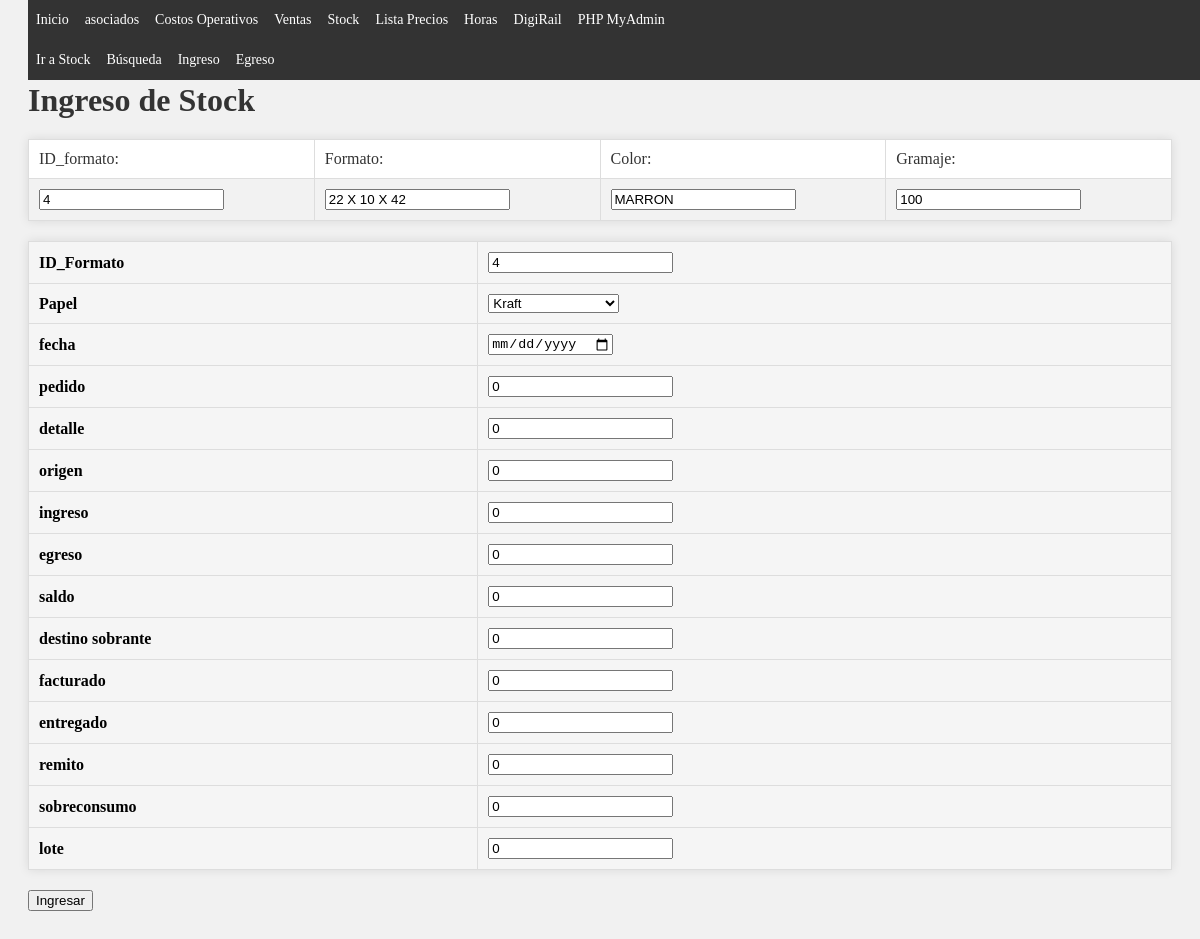
Screenshot of /Stock/input.php?ID_formato=4 with the database file from the repository.
### tables this page shows
CREATE TABLE `tabla_1` (
  `ID_formato` int(11) NOT NULL,
  `formato` varchar(14) NOT NULL,
  `ancho` int(11) NOT NULL,
  `fuelle` int(11) NOT NULL,
  `alto` int(11) NOT NULL,
  `color` varchar(11) NOT NULL,
  `gramaje` int(11) NOT NULL,
  `cantidades` int(11) NOT NULL,
  `manijas` bit(1) NOT NULL,
  `fechatiempo` timestamp NULL DEFAULT CURRENT_TIMESTAMP ON UPDATE CURRENT_TIMESTAMP
);

### Stock/input.php (the view, shortened to what this page needs)
<!DOCTYPE html>
<html>
<head>
    <link rel="stylesheet" href="../CSS/style.css">
    <?php
    require "../includes/header.php";
    require_once 'conn.php';
    $ID_formato = $_GET['ID_formato'];
    $query  = "SELECT * FROM tabla_1 WHERE ID_formato = $ID_formato";
    $result = mysqli_query($conn, $query);
    $row    = mysqli_fetch_assoc($result);
    if ($row) {
        $formato    = $row['formato'];
        $color      = $row['color'  ];
        $gramaje    = $row['gramaje'];
    } else {
        $formato    = "";
        $color      = "";
        $gramaje    = "";
    }
    ?>
</head>
<body>
<div class='topnav2'>
    <ul>
        <li class="<?php echo (basename($_SERVER['PHP_SELF']) == '../stock.php')       ? 'active' : ''; ?>">   <a href='../stock.php'                                             >Ir a Stock    </a></li>
        <li class="<?php echo (basename($_SERVER['PHP_SELF']) == 'busqueda.php')    ? 'active' : ''; ?>">   <a href='busqueda.php?ID_formato=   <?php echo $ID_formato;?>'  >Búsqueda       </a></li>
        <li class="<?php echo (basename($_SERVER['PHP_SELF']) == 'ingreso.php')     ? 'active' : ''; ?>">   <a href='ingreso.php?ID_formato=    <?php echo $ID_formato;?>'  >Ingreso        </a></li>
        <li class="<?php echo (basename($_SERVER['PHP_SELF']) == 'egreso.php')      ? 'active' : ''; ?>">   <a href='egreso.php?ID_formato=     <?php echo $ID_formato;?>'  >Egreso         </a></li>
    </ul>
</div>
    <h1>Ingreso de Stock</h1>
    <form action="procesar.php" method="GET">
        <table>
            <tr>
                <td><label for="ID_formato" >ID_formato:    </label></td>
                <td><label for="formato"    >Formato:       </label></td>
                <td><label for="color"      >Color:         </label></td>
                <td><label for="gramaje"    >Gramaje:       </label></td>
            </tr>
            <tr>
                <td><input type="text" id="ID_formato"          name="ID_formato"       value="<?php echo $ID_formato;      ?>" readonly></td>
                <td><input type="text" id="formato"     name="formato"  value="<?php echo $formato; ?>" readonly></td>
                <td><input type="text" id="color"       name="color"    value="<?php echo $color;   ?>" readonly></td>
                <td><input type="text" id="gramaje"     name="gramaje"  value="<?php echo $gramaje; ?>" readonly></td>
            </tr>
        </table>
        <table>
            <tr>
                <th>ID_Formato               </th>
                <th><input type="text" name="ID_formato" id="ID_formato" value=<?php echo $ID_formato; ?> readonly></th>
            </tr>
            <tr>
                <th>Papel               </th>
                <th><select name="papel">
                        <option value="Kraft">Kraft</option>
                    </select>
                </th>
            </tr>
            <tr>
                <th>fecha               </th>
                <th><input type="date" name="fecha" id="fecha" value = "0" ></th>
            </tr>
            <tr>
                <th>pedido              </th>
                <th><input type="number" name="pedido" id="pedido" value = "0" ></th>
            </tr>
            <tr>
                <th>detalle             </th>
                <th><input type="text" name="detalle" id="detalle" value = "0" ></th>
            </tr>
            <tr>
                <th>origen              </th>
                <th><input type="text" name="origen" id="origen" value = "0" ></th>
            </tr>
            <tr>
                <th>ingreso             </th>
                <th><input type="text" name="ingreso" id="ingreso" value = "0" ></th>
            </tr>
            <tr>
                <th>egreso              </th>
                <th><input type="text" name="egreso" id="egreso" value = "0" ></th>
            </tr>
            <tr>
                <th>saldo               </th>
                <th><input type="text" name="saldo" id="saldo" value = "0" ></th>
            </tr>
            <tr>
                <th>destino	sobrante    </th>
                <th><input type="text" name="destino_sobrante" id="destino_sobrante" value = "0" ></th>
            </tr>
            <tr>
                <th>facturado           </th>
                <th><input type="text" name="facturado" id="facturado" value = "0" ></th>
            </tr>
            <tr>
                <th>entregado           </th>
                <th><input type="text" name="entregado" id="entregado" value = "0" ></th>
            </tr>
            <tr>
                <th>remito              </th>
                <th><input type="text" name="remito" id="remito" value = "0" ></th>
            </tr>
            <tr>
                <th>sobreconsumo        </th>
                <th><input type="text" name="sobreconsumo" id="sobreconsumo" value = "0" ></th>
            </tr>
            <tr>
                <th>lote                </th>
                <th><input type="text" name="lote" id="lote" value = "0" ></th>
            </tr>
        </table>
        <input type="submit" name="add" value="Ingresar">
    </form>
</body>
</html>

### CSS/style.css (style rules this page uses)
body { font-family: Arial, sans-serif; background-color: #f4f4f4; color: #333; }
table { border-collapse: collapse; width: 80%; margin: 20px auto; background-color: #ffffff; box-shadow: 0 0 10px rgba(0,0,0,0.1); }
th, td { border: 1px solid #ddd; padding: 8px; text-align: left; }
th { background-color: #e9e9e9; color: #000; }
tr:nth-child(even) { background-color: #f2f2f2; }
body { font-family: Arial, sans-serif; background-color: #f1f1f1; padding: 20px; }
h1 { color: #333; }
table { width: 100%; border-collapse: collapse; margin-top: 20px; }
table th, table td { padding: 10px; text-align: left; border: 1px solid #ddd; }
table th { background-color: #f5f5f5; }
.topnav2 ul { list-style-type: none; margin: 0; padding: 0; overflow: hidden; background-color: #333; position: fixed; top: 0; width: 100%; margin-top: 40px; }
.topnav2 li { float: left; font-size: 16px; }
.topnav2 li a { display: block; color: white; text-align: center; padding: 12px 8px; text-decoration: none; }
@media screen and (max-width: 1275px) { .topnav2 li { font-size: 15px; } }
@media screen and (max-width: 1200px) { .topnav2 li { font-size: 14px; } }

### CSS/index.css (style rules this page uses)
body { font-family: verdana; resize: none; }
h1, #cabecera p { margin: 0; padding: 0; }

### rows the page displays
tabla_1: formato "22 X 10 X 42", color "MARRON", gramaje "100"
